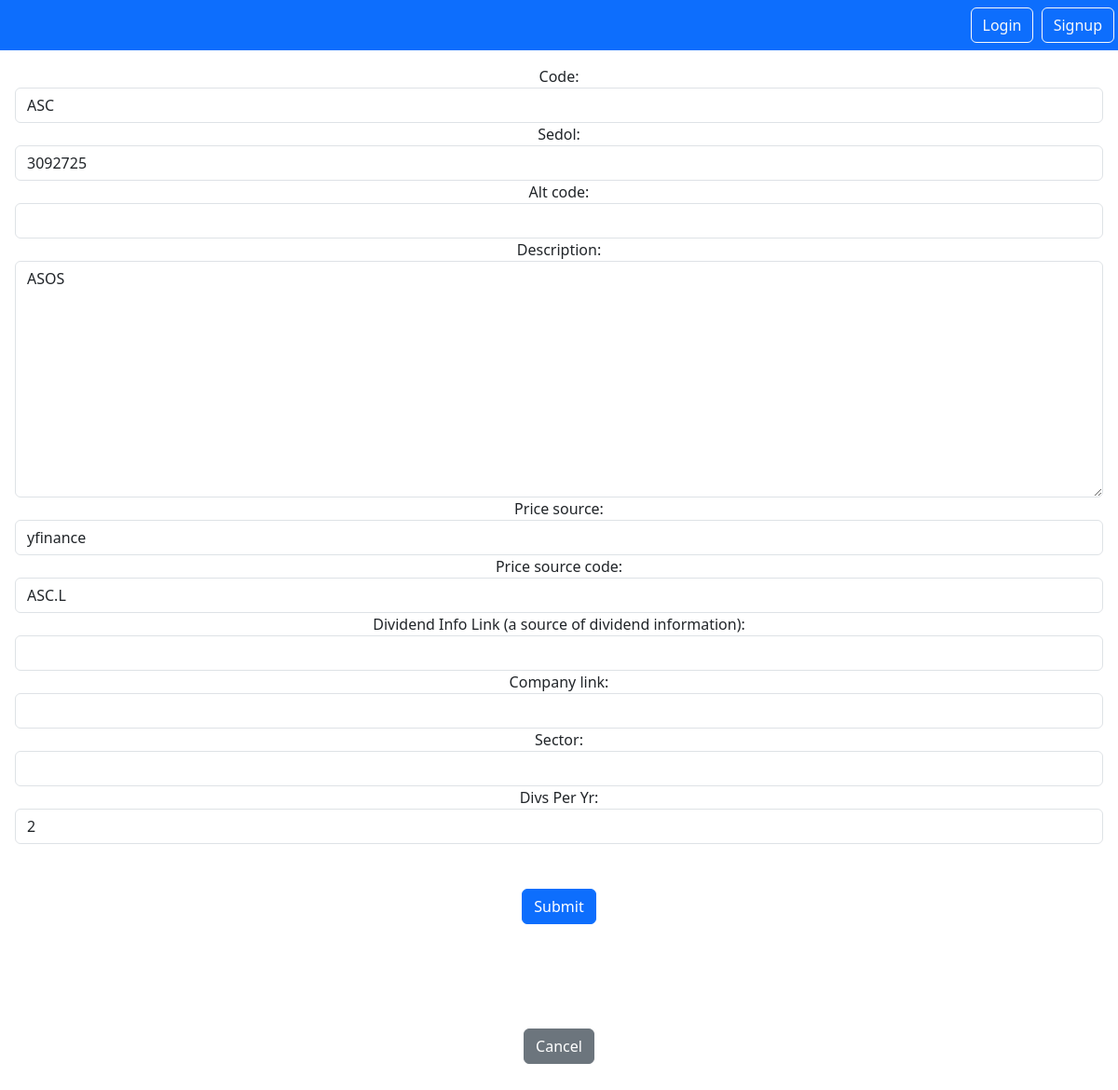
/instrument/556/edit, run on the app's committed database.
### instrument/models.py (models this page shows, shortened)
class Instrument(models.Model):
    id = models.AutoField(primary_key=True)
    code = models.CharField(max_length=10, unique=True, blank=False)
    sedol =  models.CharField(max_length =10, unique=False)
    alt_code = models.CharField(max_length=10, unique=False, default='')
    description = models.CharField(max_length=100, unique=False)
    price_source = models.CharField(max_length=20, unique=False)
    price_source_code = models.CharField(max_length=10, default='')
    dividend_info_link = models.URLField(null=False, default='')
    company_link = models.URLField(null=False, default='')
    sector = models.CharField(max_length=20, unique=False, default='')
    dividend_frequency = models.IntegerField(unique=False, default=2)
    created_on = models.DateTimeField(auto_now_add=True)
    updated_on = models.DateTimeField(auto_now=True)
    user = models.ForeignKey(User, null=True, on_delete=models.SET_NULL)
    yahoo_chart = ''
    yahoo_info = ''
    class Meta:
        db_table = "app_instrument"
        ordering = ('code',)

### instrument/views.py (the view)
# urls.py: path('instrument/<int:pk>/edit', views.InstrumentUpdateView.as_view(), name='instrument.update'),
class InstrumentUpdateView(UpdateView):
    model = Instrument
    success_url = '/instruments'
    form_class = InstrumentForm
    template_name = 'instrument_form.html'

### instrument/templates/instrument_form.html (shortened to what this page needs)
{% extends "base.html" %}
{% block content %}
<form method="POST" >{% csrf_token %}
    {{ form }}
    <button type="submit" class="btn btn-primary my-5">Submit</button>
</form>
<a href="{% url 'instrument.list' %}" class="btn btn-secondary my-5">Cancel</a>
{% endblock %}

### data on the page
Instrument: code "ASC", sedol "3092725", description "ASOS", price_source "yfinance", price_source_code "ASC.L", dividend_frequency "2"
